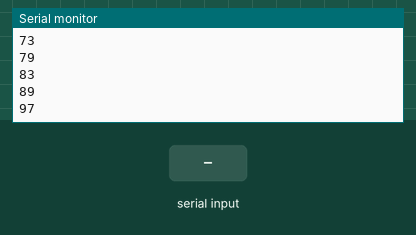
This sketch was run on a simulated Arduino Uno, built with avr-gcc and run on an emulated ATmega328P. On the bench: the last lines printed to the serial monitor. The test bench sets the inputs (shaded band).

Above: at 1.2 s.
1.3 s: "30,150\n" received over Serial
At 2.1 s:
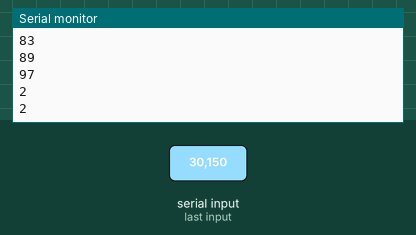
2.8 s: "200\n" received over Serial
At 5.2 s:
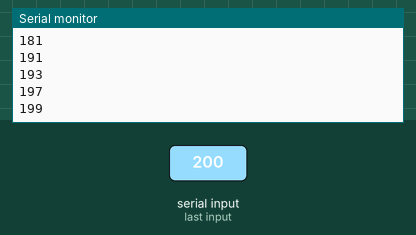
Timing chart, 0 to 6.7 s (numbered marks = the images above; inputs shaded):
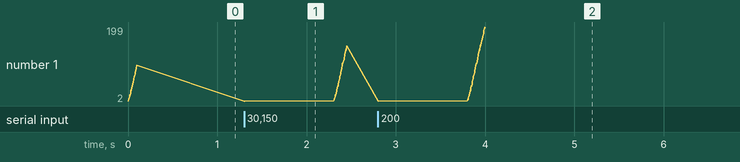

The sketch:

primeNumberGenDue.ino
```cpp
boolean prime = true;
unsigned long input = 100;
unsigned long inputTemp = 100;
unsigned long num = 2;

void setup() {
  Serial.begin(9600);
}


void loop() {
  if (Serial.available() > 0){
    inputTemp = Serial.parseInt();
    if (inputTemp > 0){
      Serial.println();
      input = inputTemp;
      num = 2;
      prime = true;
    }
  }
  if (num < input){
    for (unsigned long d = 2; d <= num/2; d++){
      if (num % d > 0) prime = true;
      else if (num % d == 0){
        prime = false;
        goto bailout;
      }
    }
    bailout:
    if (prime == true) Serial.println(num);
    num++;
  }
}
```

Measured:
- after the input at 2.8 s, the serial monitor: prints a new line after 1.2 s (image 2)
- plotted number 1: 97 → 149 after the input at 1.3 s, 149 → 199 after the input at 2.8 s
